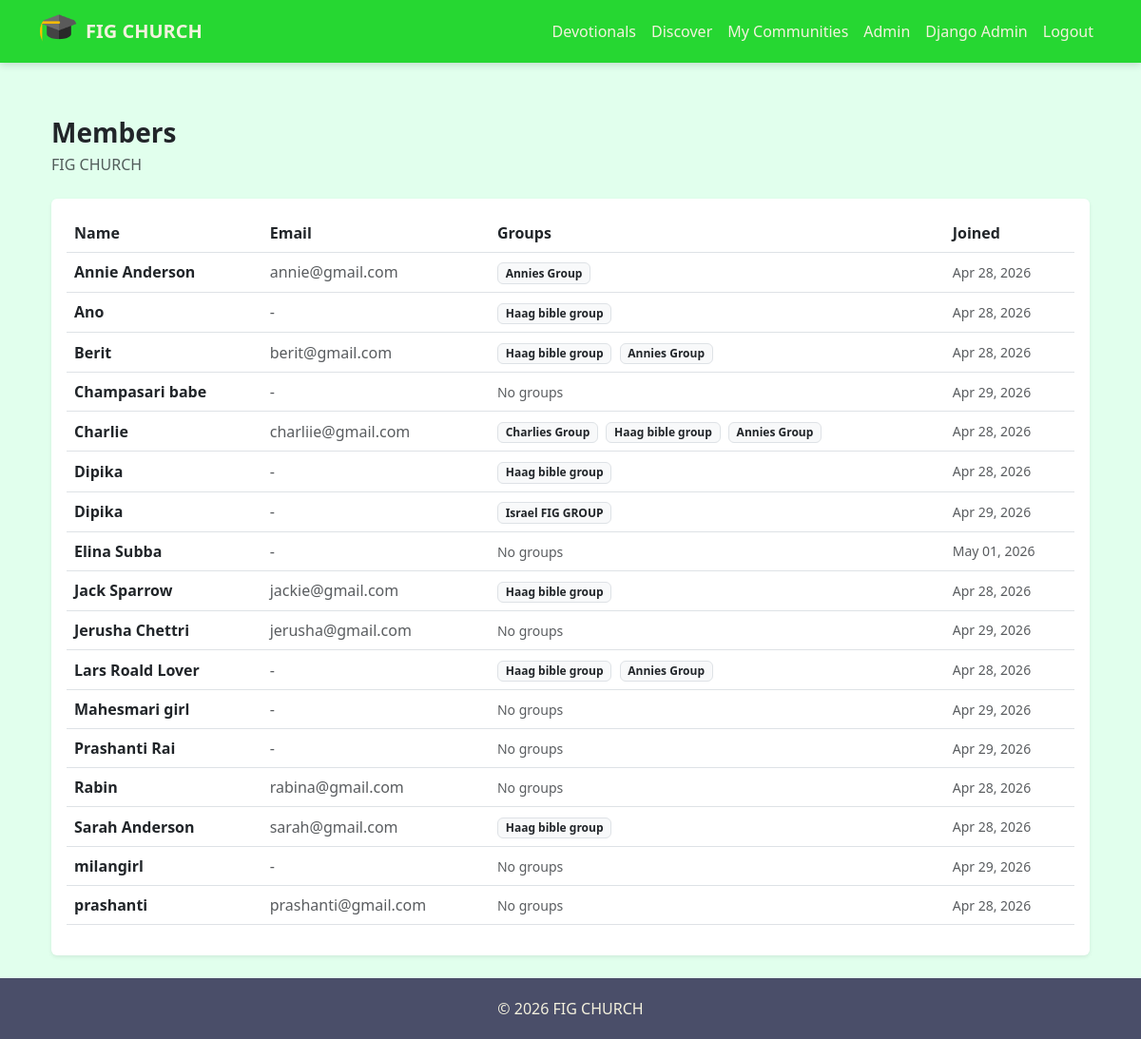
/org/members/ (signed in), run on the app's committed database.
### accounts/models.py (models this page shows, shortened)
class Organization(models.Model):
    name = models.CharField(max_length=255)
    slug = models.SlugField(
        unique=True,
        blank=True
    )
    join_code = models.CharField(
        max_length=12,
        unique=True,
        blank=True
    )
    display_name = models.CharField(
        max_length=255,
        blank=True,
        null=True
    )
    logo = models.ImageField(
        upload_to="org_logos/",
        blank=True,
        null=True
    )
    primary_color = models.CharField(
        max_length=20,
        blank=True,
        null=True,
        help_text="Hex color like #0d6efd"
    )
    is_active = models.BooleanField(default=False)
    created_at = models.DateTimeField(auto_now_add=True)
    updated_at = models.DateTimeField(auto_now=True)

class OrganizationMember(models.Model):
    user = models.ForeignKey(
        User,
        on_delete=models.CASCADE,
        related_name="memberships"
    )
    organization = models.ForeignKey(
        Organization,
        on_delete=models.CASCADE,
        related_name="members"
    )
    is_admin = models.BooleanField(default=False)
    is_active = models.BooleanField(default=True)
    joined_at = models.DateTimeField(auto_now_add=True)
    class Meta:
        unique_together = ("user", "organization")

class User(AbstractUser):
    username = None
    first_name = None
    last_name = None
    full_name = models.CharField(max_length=255)
    phone = PhoneNumberField(
        unique=True,
        help_text="Use country code, e.g. +919876543210"
    )
    email = models.EmailField(
        unique=True,
        blank=True,
        null=True
    )
    is_verified = models.BooleanField(default=False)
    created_at = models.DateTimeField(auto_now_add=True)
    updated_at = models.DateTimeField(auto_now=True)
    USERNAME_FIELD = "phone"
    REQUIRED_FIELDS = ["full_name"]
    objects = UserManager()

### engagement/models.py (models this page shows, shortened)
class GroupMember(models.Model):
    user = models.ForeignKey(
        User,
        on_delete=models.CASCADE,
        related_name="group_memberships"
    )
    group = models.ForeignKey(
        Group,
        on_delete=models.CASCADE,
        related_name="members"
    )
    joined_at = models.DateTimeField(auto_now_add=True)
    is_active = models.BooleanField(default=True)
    class Meta:
        constraints = [
            models.UniqueConstraint(fields=["user", "group"], name="unique_group_member")
        ]

class Group(models.Model):
    organization = models.ForeignKey(
        "accounts.Organization",
        on_delete=models.CASCADE,
        related_name="groups"
    )
    name = models.CharField(max_length=200)
    description = models.TextField(blank=True)
    leader = models.ForeignKey(
        User,
        on_delete=models.SET_NULL,
        null=True,
        related_name="led_groups"
    )
    image = models.ImageField(
        upload_to="groups/",
        blank=True,
        null=True,
        validators=[validate_file_size]
    )
    is_active = models.BooleanField(default=True)
    created_at = models.DateTimeField(auto_now_add=True)
    updated_at = models.DateTimeField(auto_now=True)
    class Meta:
        verbose_name = "Group"
        verbose_name_plural = "Groups"

### org_admin/views.py (the view)
# urls.py: path("members/",views.member_list, name="member_list"),
@login_required
def member_list(request):
    org = get_admin_org(request)
    if not org:
        return redirect("home")
    members = (
        OrganizationMember.objects
        .filter(
            organization=org,
            is_active=True
        )
        .select_related("user")
        .order_by("user__full_name", "user__email")
    )
    return render(request, "org_admin/members.html", {
        "members": members,
        "organization": org
    })

### accounts/context_processors.py (called while the page is built)
def org_admin_status(request):
    if not request.user.is_authenticated:
        return {"user_is_org_admin": False}
    return {
        "user_is_org_admin": OrganizationMember.objects.filter(
            user=request.user,
            is_admin=True,
            is_active=True
        ).exists()
    }

def active_organization(request):
    if not request.user.is_authenticated:
        return {}
    membership = OrganizationMember.objects.filter(
        user=request.user
    ).select_related("organization").first()
    return {
        "active_organization": membership.organization if membership else None
    }

### engagement/context_processors.py (called while the page is built)
def next_meeting(request):
    if not request.user.is_authenticated:
        return {}
    org = get_admin_org(request)
    if not org:
        return {}
    meeting = Meeting.objects.filter(
        group__organization=org,
        group__members__user=request.user,
        group__members__is_active=True,
        start_time__gte=timezone.now()
    ).select_related("group").order_by("start_time").first()
    return {
        "next_group_meeting": meeting
    }

def user_groups(request):
    if request.user.is_authenticated:
        groups = GroupMember.objects.filter(
            user=request.user,
            is_active=True
        ).select_related("group")
        return {"user_groups": [gm.group for gm in groups]}
    return {}

def pending_invitations(request):
    if not request.user.is_authenticated:
        return {}
    org = get_admin_org(request)
    if not org:
        return {
            "pending_invites": [],
            "pending_invites_count": 0
        }
    invites = GroupInvitation.objects.filter(
        invited_user=request.user,
        accepted=False,
        group__organization=org
    ).select_related("group")
    return {
        "pending_invites": invites,
        "pending_invites_count": invites.count()
    }

### org_admin/utils.py (called while the page is built)
def get_admin_org(request):
    if not request.user.is_authenticated:
        return None
    membership = OrganizationMember.objects.filter(
        user=request.user,
        is_admin=True,
        is_active=True
    ).select_related("organization").first()
    if membership:
        return membership.organization
    return None

### org_admin/templates/org_admin/members.html (shortened to what this page needs)
{% extends "base.html" %}
{% block content %}
<div class="container py-4">
    <div class="mb-4">
        <h3 class="fw-bold mb-1">Members</h3>
        <p class="text-muted mb-0">{{ organization.name }}</p>
    </div>
    <div class="card border-0 shadow-sm">
        <div class="card-body">
            {% if members %}
            <div class="table-responsive">
                <table class="table align-middle">
                    <thead>
                        <tr>
                            <th>Name</th>
                            <th>Email</th>
                            <th>Groups</th>
                            <th>Joined</th>
                        </tr>
                    </thead>
                    <tbody>
                        {% for m in members %}
                        <tr>
                            <td class="fw-semibold">
                              {{ m.user.full_name|default:m.user.email|default:"Unknown user" }}
                          </td>
                            <td class="text-muted">
                                {{ m.user.email|default:"-" }}
                            </td>
                            <td>
                                {% for gm in m.user.group_memberships.all %}
                                    <span class="badge bg-light text-dark border me-1">
                                        {{ gm.group.name }}
                                    </span>
                                {% empty %}
                                    <span class="text-muted small">No groups</span>
                                {% endfor %}
                            </td>
                            <td class="text-muted small">
                                {{ m.joined_at|date:"M d, Y" }}
                            </td>
                        </tr>
                        {% endfor %}
                    </tbody>
                </table>
            </div>
            {% else %}
                <p class="text-muted mb-0">No members yet.</p>
            {% endif %}
        </div>
    </div>
</div>
{% endblock %}

### templates/base.html (shortened to what this page needs)
{% load static %}
<!DOCTYPE html>
<html lang="en">
<head>
    <link rel="stylesheet"
          href="https://cdn.jsdelivr.net/npm/bootstrap-icons@1.11.3/font/bootstrap-icons.min.css">
    <link rel="stylesheet"
          href="https://cdn.jsdelivr.net/npm/bootstrap@5.3.0/dist/css/bootstrap.min.css">
</head>
<body>
<nav class="navbar navbar-expand-lg fixed-top">
    <div class="container">
        <a class="navbar-brand d-flex align-items-center gap-2"
           href="{% url 'home' %}">
            {% if active_organization and active_organization.logo %}
                <img src="{{ active_organization.logo.url }}"
                     width="40"
                     height="40"
                     class="rounded-circle object-fit-cover"
                     alt="logo">
            {% else %}
                <img src="{% static 'images/figlogo.png' %}"
                     width="40"
                     height="40"
                     class="rounded-circle"
                     alt="logo">
            {% endif %}
            <span>
                {% if active_organization %}
                    {{ active_organization.display_name|default:active_organization.name }}
                {% else %}
                    Way of Faith Global
                {% endif %}
            </span>
        </a>
        <div class="collapse navbar-collapse" id="nav">
            <ul class="navbar-nav ms-auto">
                {% if user.is_authenticated %}
                <li class="nav-item">
                    <a class="nav-link" href="{% url 'devotional_archive' %}">
                        Devotionals
                    </a>
                </li>
                <li class="nav-item">
                    <a class="nav-link" href="{% url 'engagement:group_list' %}">
                        Discover
                    </a>
                </li>
                <li class="nav-item">
                    <a class="nav-link" href="{% url 'engagement:my_groups' %}">
                        My Communities
                    </a>
                </li>
                {% if user_is_org_admin %}
                <li class="nav-item">
                    <a class="nav-link" href="{% url 'org_admin:org_dashboard' %}">
                        Admin
                    </a>
                </li>
                {% endif %}
                {% if user.is_superuser %}
                <li class="nav-item">
                    <a class="nav-link" href="{% url 'admin:index' %}">
                        Django Admin
                    </a>
                </li>
                {% endif %}
                <li class="nav-item">
                    <form method="post" action="{% url 'logout' %}">
                        <button class="btn btn-link nav-link">
                            Logout
                        </button>
                    </form>
                </li>
                {% else %}
                <li class="nav-item">
                    <a class="nav-link" href="{% url 'login' %}">
                        Login
                    </a>
                </li>
                {% endif %}
            </ul>
        </div>
    </div>
</nav>
<main class="container mt-4">
    {% block content %}{% endblock %}
</main>
<footer class="footer">
    &copy; {% now "Y" %}
    {% if active_organization %}
        {{ active_organization.display_name|default:active_organization.name }}
    {% else %}
        Way of Faith Global
    {% endif %}
</footer>
</body>
</html>

### templates/base.html (style rules this page uses)
html, body { height: 100%; }
body { padding-top: 75px; background: #e1ffed; font-family: 'Segoe UI', sans-serif; display: flex; flex-direction: column; min-height: 100vh; }
main { flex: 1; }
.navbar { background: #26d732; box-shadow: 0 2px 8px rgba(0,0,0,.15); }
.navbar-brand span { color: #F4F1DE !important; font-weight: 600; }
.nav-link { color: #F4F1DE !important; }
.footer { background: #4A4E69; color: #F4F1DE; padding: 20px; text-align: center; }

### data on the page
Organization: logo (picture), display_name "FIG CHURCH", name "FIG CHURCH"
OrganizationMember: user.full_name "Annie Anderson", user.email "annie@gmail.com", joined_at "Apr 28, 2026"
GroupMember: group.name "Annies Group"
OrganizationMember: user.full_name "Ano", user.email "-", joined_at "Apr 28, 2026"
GroupMember: group.name "Haag bible group"
OrganizationMember: user.full_name "Berit", user.email "berit@gmail.com", joined_at "Apr 28, 2026"
GroupMember: group.name "Haag bible group"
GroupMember: group.name "Annies Group"
OrganizationMember: user.full_name "Champasari babe", user.email "-", joined_at "Apr 29, 2026"
OrganizationMember: user.full_name "Charlie", user.email "charliie@gmail.com", joined_at "Apr 28, 2026"
GroupMember: group.name "Charlies Group"
GroupMember: group.name "Haag bible group"
GroupMember: group.name "Annies Group"
OrganizationMember: user.full_name "Dipika", user.email "-", joined_at "Apr 28, 2026"
GroupMember: group.name "Haag bible group"
OrganizationMember: user.full_name "Dipika", user.email "-", joined_at "Apr 29, 2026"
GroupMember: group.name "Israel FIG GROUP"
OrganizationMember: user.full_name "Elina Subba", user.email "-", joined_at "May 01, 2026"
OrganizationMember: user.full_name "Jack Sparrow", user.email "jackie@gmail.com", joined_at "Apr 28, 2026"
GroupMember: group.name "Haag bible group"
OrganizationMember: user.full_name "Jerusha Chettri", user.email "jerusha@gmail.com", joined_at "Apr 29, 2026"
OrganizationMember: user.full_name "Lars Roald Lover", user.email "-", joined_at "Apr 28, 2026"
GroupMember: group.name "Haag bible group"
GroupMember: group.name "Annies Group"
OrganizationMember: user.full_name "Mahesmari girl", user.email "-", joined_at "Apr 29, 2026"
OrganizationMember: user.full_name "Prashanti Rai", user.email "-", joined_at "Apr 29, 2026"
OrganizationMember: user.full_name "Rabin", user.email "rabina@gmail.com", joined_at "Apr 28, 2026"
OrganizationMember: user.full_name "Sarah Anderson", user.email "sarah@gmail.com", joined_at "Apr 28, 2026"
GroupMember: group.name "Haag bible group"
OrganizationMember: user.full_name "milangirl", user.email "-", joined_at "Apr 29, 2026"
OrganizationMember: user.full_name "prashanti", user.email "prashanti@gmail.com", joined_at "Apr 28, 2026"
